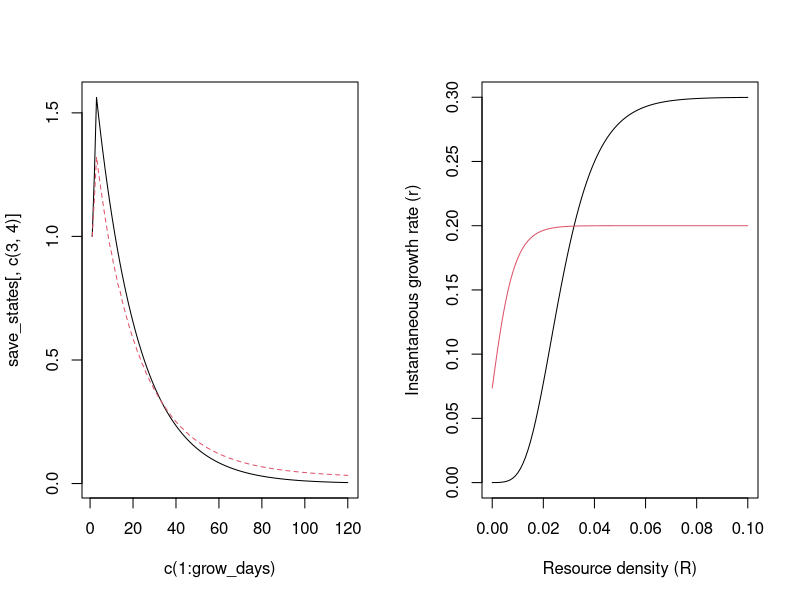

This chart was generated by the following R code:
# Quick attempt for semi-discrete model coded
# by hand (i.e., not useing 'odeSolve')

updateDNR <- function(state_variables, parameters){
  D1 <- state_variables[1]
  D2 <- state_variables[2]
  N1 <- state_variables[3]
  N2 <- state_variables[4]
  R <- state_variables[5]
  mD <- parameters$mD
  r <- parameters$r
  K <- parameters$K
  K2 <- parameters$K2
  mN <- parameters$mN
  a <- parameters$a
  S <- parameters$S
  newD1 = D1 + (-(mD[1]*D1))
  newD2 = D2 + (-(mD[2]*D2))
  newN1 = N1 + (N1*(r[1]*exp(-K[1]*(exp(-K2[1]*R)))) - mN[1]*N1)
  newN2 = N2 + (N2*(r[2]*exp(-K[2]*(exp(-K2[2]*R)))) - mN[2]*N2)
  newR = R + (a*(S-R) - ((N1*(r[1]*exp(-K[1]*(exp(-K2[1]*R))))) + 
                           (N2*(r[2]*exp(-K[2]*(exp(-K2[2]*R)))))))
  return(c(newD1, newD2, newN1, newN2, newR))
}

# Test first model function
# parameters: mD, r, K, mN, a, S
parameters <- list(mD = c(0.0001, 0.0001),
                   r = c(0.3, 0.2),
                   K = c(10,1),
                   K2 = c(100, 200),
                   mN = c(0.05, 0.05),
                   a = 0.5,
                   S = 0)
grow_days <- 120 #120 growing days

# Initial values
state_variables <- c(50, 50, 1, 1, 2)
save_states <- matrix(nrow=grow_days, ncol=length(state_variables))
save_states[1,] <- state_variables

# Run through one growing season
for(day in 2:grow_days){
  new_states <- updateDNR(state_variables, parameters)
  state_variables <- new_states
  save_states[day,] <- new_states
}

# Plot this to make sure it is right
par(mfrow=c(1,2))
matplot(c(1:grow_days), save_states[,c(3,4)], type="l")

# plot the growth rate functions for each species
R <- seq(0,0.1,0.001)
getR <- function(r, R, K, K2){
  out1 <- (r[1]*exp(-K[1]*(exp(-K2[1]*R))))
  out2 <- (r[2]*exp(-K[2]*(exp(-K2[2]*R)))) 
  return(cbind(out1, out2))
}
tmp<-getR(parameters$r, R, parameters$K, parameters$K2)
matplot(R, tmp, type="l", lty=c(1,1), 
        ylab="Instantaneous growth rate (r)", xlab="Resource density (R)")
